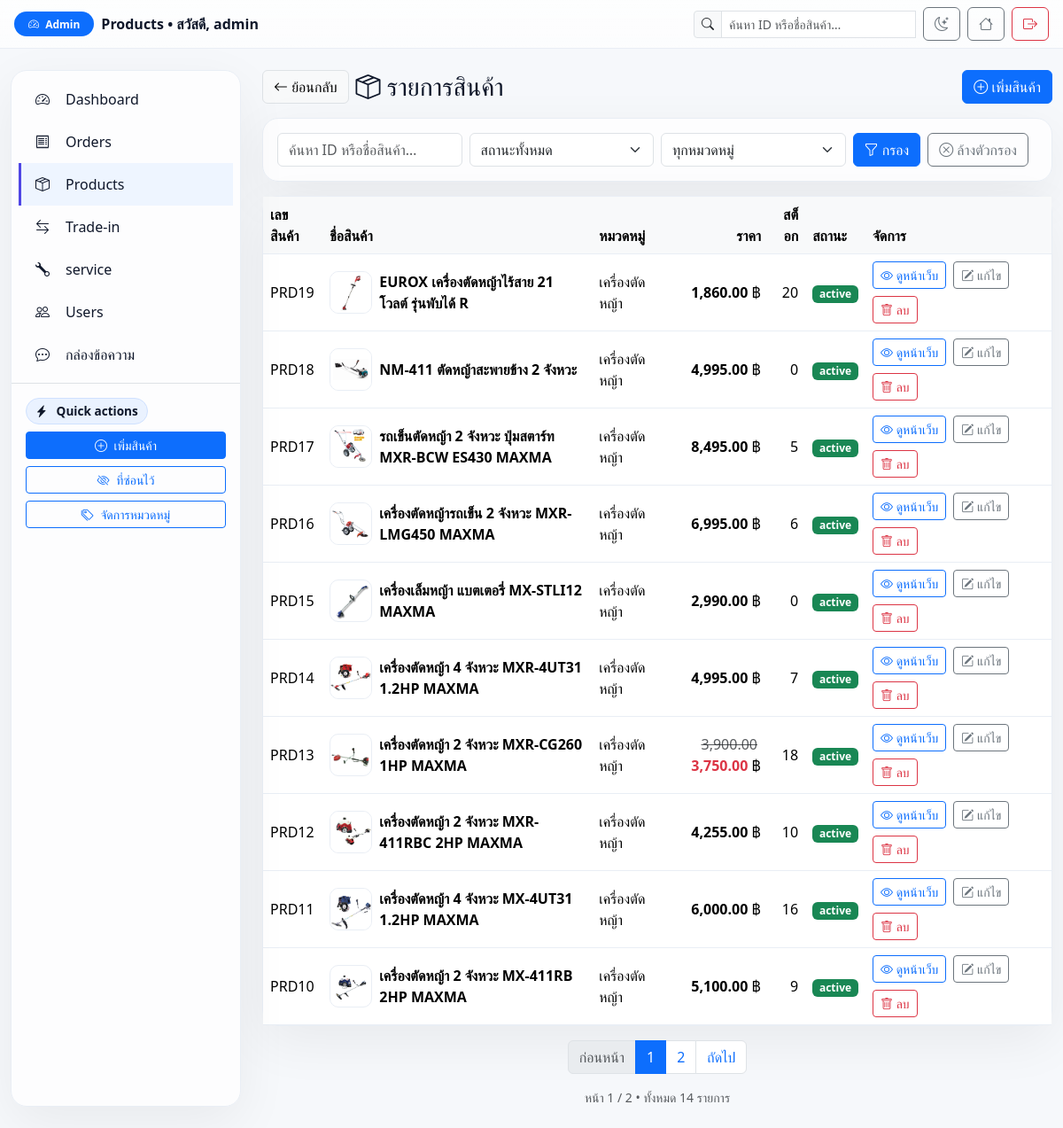
/Home/admin/products.php (signed in), run on the app's committed database.
### tables this page shows
CREATE TABLE `users` (
  `id` bigint(20) UNSIGNED NOT NULL,
  `username` varchar(100) NOT NULL,
  `email` varchar(255) NOT NULL,
  `google_id` varchar(64) DEFAULT NULL,
  `provider` enum('local','google') NOT NULL DEFAULT 'local',
  `password_hash` varchar(255) DEFAULT NULL,
  `role` enum('user','admin') DEFAULT 'user',
  `phone` varchar(30) DEFAULT NULL,
  `address` text DEFAULT NULL,
  `profile_pic` varchar(255) DEFAULT NULL,
  `is_active` tinyint(1) NOT NULL DEFAULT 1,
  `created_at` timestamp NOT NULL DEFAULT current_timestamp(),
  `updated_at` timestamp NULL DEFAULT NULL ON UPDATE current_timestamp(),
  `full_name` varchar(150) DEFAULT NULL,
  `avatar` varchar(255) DEFAULT NULL,
  `address_line1` varchar(255) DEFAULT NULL,
  `address_line2` varchar(255) DEFAULT NULL,
  `district` varchar(120) DEFAULT NULL,
  `province` varchar(120) DEFAULT NULL,
  `postcode` varchar(12) DEFAULT NULL
);

CREATE TABLE `products` (
  `id` bigint(20) UNSIGNED NOT NULL,
  `category_id` int(10) UNSIGNED DEFAULT NULL,
  `seller_id` bigint(20) UNSIGNED DEFAULT NULL,
  `name` varchar(255) NOT NULL,
  `description` text DEFAULT NULL,
  `price` decimal(10,2) NOT NULL,
  `discount_price` decimal(10,2) DEFAULT NULL,
  `stock` int(11) NOT NULL DEFAULT 0,
  `image` varchar(255) DEFAULT NULL,
  `status` enum('active','inactive') DEFAULT 'active',
  `created_at` timestamp NOT NULL DEFAULT current_timestamp(),
  `updated_at` timestamp NULL DEFAULT NULL ON UPDATE current_timestamp()
);

CREATE TABLE `categories` (
  `id` int(10) UNSIGNED NOT NULL,
  `name` varchar(100) NOT NULL,
  `slug` varchar(120) NOT NULL,
  `created_at` timestamp NOT NULL DEFAULT current_timestamp()
);

### Home/admin/products.php (the view, shortened to what this page needs)
<?php
require __DIR__ . '/../includes/db.php';
$admin_name = 'admin';
if (!empty($_SESSION['user_id'])) {
  $uid = (int)$_SESSION['user_id'];
  if ($st = $conn->prepare("SELECT username FROM users WHERE id=? LIMIT 1")){
    $st->bind_param('i',$uid); $st->execute();
    $admin_name = $st->get_result()->fetch_assoc()['username'] ?? 'admin';
  }
}
$q       = trim($_GET['q'] ?? '');
$status  = $_GET['status'] ?? 'all';
$per_page = 10; $page = max(1, (int)($_GET['page'] ?? 1)); $offset = ($page - 1) * $per_page;
$count_sql = "SELECT COUNT(*) AS c FROM products p LEFT JOIN categories c ON c.id=p.category_id WHERE 1=1";
$c_params=[]; $c_types="";
$stc=$conn->prepare($count_sql); if($c_params){$stc->bind_param($c_types,...$c_params);} $stc->execute();
$total_rows=(int)($stc->get_result()->fetch_assoc()['c'] ?? 0); $stc->close();
$total_pages=max(1,(int)ceil($total_rows/$per_page)); if($page>$total_pages){$page=$total_pages;$offset=($page-1)*$per_page;}
$sql="SELECT p.id,p.name,p.price,p.discount_price,p.stock,p.status,p.image, c.name AS category_name
      FROM products p LEFT JOIN categories c ON c.id=p.category_id WHERE 1=1";
$params=[]; $types="";
$sql.=" ORDER BY p.id DESC LIMIT ? OFFSET ?"; $params[]=$per_page; $types.="i"; $params[]=$offset; $types.="i";
$stmt=$conn->prepare($sql); if($params){$stmt->bind_param($types,...$params);} $stmt->execute(); $res=$stmt->get_result();
function h($s){ return htmlspecialchars($s ?? '', ENT_QUOTES, 'UTF-8'); }
function baht($n){ return number_format((float)$n,2); }
function page_link($p){ $qs=$_GET; $qs['page']=$p; return 'products.php?'.http_build_query($qs); }
?>
<!doctype html>
<html lang="th" data-theme="light">
<head>
  <link href="https://cdn.jsdelivr.net/npm/bootstrap@5.3.2/dist/css/bootstrap.min.css" rel="stylesheet">
  <link href="https://cdn.jsdelivr.net/npm/bootstrap-icons/font/bootstrap-icons.css" rel="stylesheet">
</head>
<body>
<nav class="navbar topbar sticky-top py-2">
  <div class="container-fluid px-3">
    <div class="d-flex align-items-center gap-2">
      <span class="badge bg-primary rounded-pill px-3 py-2"><i class="bi bi-speedometer2 me-1"></i> Admin</span>
      <span class="fw-semibold d-none d-md-inline">Products • สวัสดี, <?= h($admin_name) ?></span>
    </div>
    <div class="d-flex align-items-center gap-2">
      <form class="d-none d-md-flex" role="search" action="products.php" method="get">
        <div class="input-group input-group-sm">
          <span class="input-group-text"><i class="bi bi-search"></i></span>
          <input name="q" type="search" class="form-control" placeholder="ค้นหา ID หรือชื่อสินค้า…" value="<?= h($q) ?>">
        </div>
      </form>
      <button class="btn btn-outline-secondary" id="themeToggle" title="สลับโหมด">
        <i class="bi bi-moon-stars"></i>
      </button>
      <a class="btn btn-outline-secondary" href="../index.php"><i class="bi bi-house"></i></a>
      <a class="btn btn-outline-danger" href="../logout.php"><i class="bi bi-box-arrow-right"></i></a>
    </div>
  </div>
</nav>
<div class="container-fluid my-4 app">
  <aside class="sidebar">
    <div class="p-2">
      <a class="side-a" href="dashboard.php"><i class="bi bi-speedometer2 me-2"></i> Dashboard</a>
      <a class="side-a" href="orders.php"><i class="bi bi-receipt me-2"></i> Orders</a>
      <a class="side-a active" href="products.php"><i class="bi bi-box-seam me-2"></i> Products</a>
      <a class="side-a" href="tradein_requests.php"><i class="bi bi-arrow-left-right me-2"></i> Trade-in</a>
      <a class="side-a" href="service_tickets.php"><i class="bi bi-wrench me-2"></i> service</a>
      <a class="side-a" href="users.php"><i class="bi bi-people me-2"></i> Users</a>
      <a class="side-a" href="support.php"><i class="bi bi-chat-dots me-2"></i> กล่องข้อความ</a>
    </div>
    <div class="p-3 border-top">
      <div class="chip"><i class="bi bi-lightning-charge-fill me-1"></i> Quick actions</div>
      <div class="mt-2 d-grid gap-2">
        <a class="btn btn-sm btn-primary" href="product_add.php"><i class="bi bi-plus-circle me-1"></i> เพิ่มสินค้า</a>
        <a class="btn btn-sm btn-outline-primary" href="products.php?status=inactive"><i class="bi bi-eye-slash me-1"></i> ที่ซ่อนไว้</a>
        <a class="btn btn-sm btn-outline-primary" href="categories.php"><i class="bi bi-tags me-1"></i> จัดการหมวดหมู่</a>
      </div>
    </div>
  </aside>
  <main class="d-flex flex-column gap-3">
    <div class="d-flex align-items-center justify-content-between">
      <div class="d-flex align-items-center gap-2">
        <button type="button" class="btn btn-light border" onclick="history.back()">
          <i class="bi bi-arrow-left"></i> ย้อนกลับ
        </button>
        <h3 class="mb-0"><i class="bi bi-box-seam"></i> รายการสินค้า</h3>
      </div>
      <a href="product_add.php" class="btn btn-primary"><i class="bi bi-plus-circle"></i> เพิ่มสินค้า</a>
    </div>
    <div class="glass p-3">
      <form class="row g-2 align-items-center" method="get">
        <div class="col-12 col-md-3">
          <input type="text" class="form-control" name="q" placeholder="ค้นหา ID หรือชื่อสินค้า…" value="<?= h($q) ?>">
        </div>
        <div class="col-6 col-md-3">
          <select name="status" class="form-select">
            <option value="all"      <?= $status==='all'?'selected':'' ?>>สถานะทั้งหมด</option>
          </select>
        </div>
        <div class="col-6 col-md-3">
          <select name="cat" class="form-select">
            <option value="0">ทุกหมวดหมู่</option>
          </select>
        </div>
        <div class="col-12 col-md-3 d-grid d-md-flex gap-2">
          <button class="btn btn-primary"><i class="bi bi-funnel"></i> กรอง</button>
          <a class="btn btn-outline-secondary" href="products.php"><i class="bi bi-x-circle"></i> ล้างตัวกรอง</a>
        </div>
      </form>
    </div>
    <div class="glass">
      <div class="table-responsive">
        <table class="table table-hover mb-0 align-middle">
          <thead class="table-light">
            <tr>
              <th>เลขสินค้า</th>
              <th>ชื่อสินค้า</th>
              <th>หมวดหมู่</th>
              <th class="text-end">ราคา</th>
              <th class="text-end">สต็อก</th>
              <th>สถานะ</th>
              <th style="width:210px">จัดการ</th>
            </tr>
          </thead>
          <tbody>
          <?php if ($res && $res->num_rows > 0): while($row=$res->fetch_assoc()): ?>
            <?php
              $img = trim((string)($row['image'] ?? ''));
              if ($img === '') {
                $src = '../assets/img/default.png';
              } else {
                if (preg_match('~^https?://~i', $img) || preg_match('~^(assets/|uploads/)~', $img)) {
                  $src = '../' . ltrim($img, '/');
                } else {
                  $src = '../assets/img/' . $img;
                }
              }
            ?>
            <tr>
              <td>PRD<?=(int)$row['id'] ?></td>
              <td>
                <div class="d-flex align-items-center gap-2">
                  <img src="<?= h($src) ?>" alt="thumb" class="thumb">
                  <div class="fw-semibold"><?= h($row['name']) ?></div>
                </div>
              </td>
              <td><?= h($row['category_name'] ?? '-') ?></td>
              <td class="text-end">
                <?php if (!empty($row['discount_price']) && $row['discount_price'] < $row['price']): ?>
                  <span class="text-muted text-decoration-line-through me-1"><?= baht($row['price']) ?></span>
                  <span class="fw-bold text-danger"><?= baht($row['discount_price']) ?></span>
                <?php else: ?><span class="fw-bold"><?= baht($row['price']) ?></span><?php endif; ?> ฿
              </td>
              <td class="text-end"><?= (int)$row['stock'] ?></td>
              <td>
                <?php $isActive = ($row['status']==='active'); ?>
                <span class="badge badge-status bg-<?= $isActive?'success':'secondary' ?>"><?= $isActive?'active':'inactive' ?></span>
              </td>
              <td>
                <div class="d-flex gap-2 flex-wrap">
                  <a class="btn btn-sm btn-outline-primary" href="../product.php?id=<?= (int)$row['id'] ?>" target="_blank">
                    <i class="bi bi-eye"></i> ดูหน้าเว็บ
                  </a>
                  <a class="btn btn-sm btn-outline-secondary" href="product_edit.php?id=<?= (int)$row['id'] ?>">
                    <i class="bi bi-pencil-square"></i> แก้ไข
                  </a>
                  <form method="post" action="product_delete.php" onsubmit="return confirm('ยืนยันลบสินค้า #<?= (int)$row['id'] ?> ?');" class="d-inline">
                    <button type="submit" class="btn btn-sm btn-outline-danger"><i class="bi bi-trash"></i> ลบ</button>
                  </form>
                </div>
              </td>
            </tr>
          <?php endwhile; else: ?>
            <tr><td colspan="7" class="text-center py-4 text-muted">ยังไม่มีสินค้า</td></tr>
          <?php endif; ?>
          </tbody>
        </table>
      </div>
    </div>
    <?php if ($total_pages > 1): ?>
      <nav>
        <ul class="pagination justify-content-center flex-wrap">
          <li class="page-item <?= $page<=1?'disabled':'' ?>">
            <a class="page-link" href="<?= $page<=1?'#':h(page_link($page-1)) ?>">ก่อนหน้า</a>
          </li>
          <?php
            $window=2; $start_p=max(1,$page-$window); $end_p=min($total_pages,$page+$window);
            for($p=$start_p;$p<=$end_p;$p++){ echo '<li class="page-item '.($p==$page?'active':'').'"><a class="page-link" href="'.h(page_link($p)).'">'.$p.'</a></li>'; }
          ?>
          <li class="page-item <?= $page>=$total_pages?'disabled':'' ?>">
            <a class="page-link" href="<?= $page>=$total_pages?'#':h(page_link($page+1)) ?>">ถัดไป</a>
          </li>
        </ul>
        <div class="text-center text-muted small">หน้า <?= $page ?> / <?= $total_pages ?> • ทั้งหมด <?= $total_rows ?> รายการ</div>
      </nav>
    <?php endif; ?>
  </main>
</div>
</body>
</html>

### Home/admin/products.php (style rules this page uses)
:root { --bg:#f6f8fb; --panel:#ffffffcc; --border:#e9eef5; --text:#0f172a; --muted:#64748b; --primary:#4f46e5; --card-shadow:0 18px 60px rgba(2,6,23,.06); }
body { background:var(--bg); color:var(--text); }
.topbar { backdrop-filter:blur(10px); -webkit-backdrop-filter:blur(10px); background:linear-gradient(180deg,#ffffffcc,#ffffffaa); border-bottom:1px solid var(--border); }
.app { display:grid; grid-template-columns:260px 1fr; gap:24px; }
.sidebar { position:sticky; top:90px; border:1px solid var(--border); border-radius:18px; background:var(--panel); box-shadow:var(--card-shadow); overflow:hidden; }
.side-a { display:flex; align-items:center; gap:10px; padding:12px 16px; text-decoration:none; color:inherit; border-left:3px solid transparent; }
.side-a.active { background:#eef5ff; border-left-color:var(--primary) }
.glass { border:1px solid var(--border); background:var(--panel); border-radius:18px; box-shadow:var(--card-shadow); }
.chip { display:inline-flex; align-items:center; gap:6px; background:#eaf2ff; border:1px solid #cfe1ff; padding:4px 10px; border-radius:999px; font-weight:600; font-size:.85rem; }
.table> :not(caption)>*>* { border-color:var(--border) }
.badge-status { font-weight:600 }
.thumb { width:48px;height:48px;object-fit:cover;border-radius:10px;border:1px solid var(--border);background:#fff }

### data on the page
users: username "admin"
products: id "19", image (picture), name "EUROX เครื่องตัดหญ้าไร้สาย 21 โวลต์ รุ่นพับได้ R", category.name "เครื่องตัดหญ้า", price "1,860.00", stock "20", status "active"
products: id "18", image (picture), name "NM-411 ตัดหญ้าสะพายข้าง 2 จังหวะ", category.name "เครื่องตัดหญ้า", price "4,995.00", stock "0", status "active"
products: id "17", image (picture), name "รถเข็นตัดหญ้า 2 จังหวะ ปุ่มสตาร์ท MXR-BCW ES430 MAXMA", category.name "เครื่องตัดหญ้า", price "8,495.00", stock "5", status "active"
products: id "16", image (picture), name "เครื่องตัดหญ้ารถเข็น 2 จังหวะ MXR-LMG450 MAXMA", category.name "เครื่องตัดหญ้า", price "6,995.00", stock "6", status "active"
products: id "15", image (picture), name "เครื่องเล็มหญ้า แบตเตอรี่ MX-STLI12 MAXMA", category.name "เครื่องตัดหญ้า", price "2,990.00", stock "0", status "active"
products: id "14", image (picture), name "เครื่องตัดหญ้า 4 จังหวะ MXR-4UT31 1.2HP MAXMA", category.name "เครื่องตัดหญ้า", price "4,995.00", stock "7", status "active"
products: id "13", image (picture), name "เครื่องตัดหญ้า 2 จังหวะ MXR-CG260 1HP MAXMA", category.name "เครื่องตัดหญ้า", price "3,900.00", discount_price "3,750.00", stock "18", status "active"
products: id "12", image (picture), name "เครื่องตัดหญ้า 2 จังหวะ MXR-411RBC 2HP MAXMA", category.name "เครื่องตัดหญ้า", price "4,255.00", stock "10", status "active"
products: id "11", image (picture), name "เครื่องตัดหญ้า 4 จังหวะ MX-4UT31 1.2HP MAXMA", category.name "เครื่องตัดหญ้า", price "6,000.00", stock "16", status "active"
products: id "10", image (picture), name "เครื่องตัดหญ้า 2 จังหวะ MX-411RB 2HP MAXMA", category.name "เครื่องตัดหญ้า", price "5,100.00", stock "9", status "active"

### other printed values
$page "1"
$total_pages "2"
$total_rows "14"
